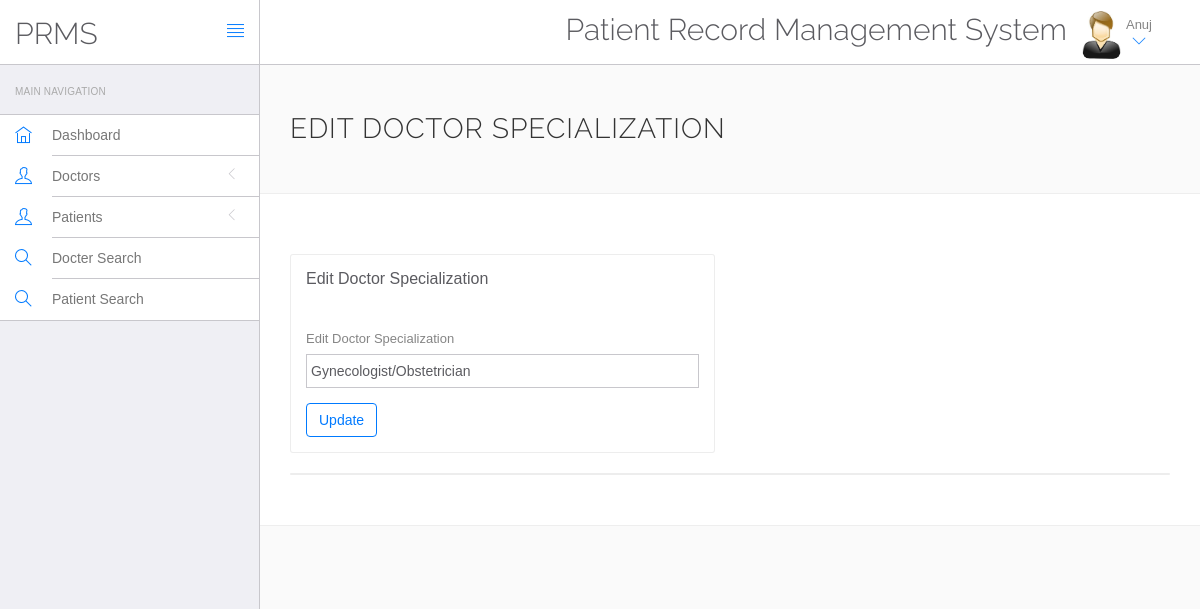
Screenshot of /hms/doctor/edit-doctor-specialization.php?id=1 (signed in) with the database file from the repository.
### tables this page shows
CREATE TABLE `doctors` (
  `id` int(11) NOT NULL,
  `specilization` varchar(255) DEFAULT NULL,
  `doctorName` varchar(255) DEFAULT NULL,
  `address` longtext DEFAULT NULL,
  `docFees` varchar(255) DEFAULT NULL,
  `contactno` bigint(11) DEFAULT NULL,
  `docEmail` varchar(255) DEFAULT NULL,
  `password` varchar(255) DEFAULT NULL,
  `creationDate` timestamp NULL DEFAULT current_timestamp(),
  `updationDate` timestamp NULL DEFAULT current_timestamp()
);

CREATE TABLE `doctorspecilization` (
  `id` int(11) NOT NULL,
  `specilization` varchar(255) DEFAULT NULL,
  `creationDate` timestamp NULL DEFAULT current_timestamp(),
  `updationDate` timestamp NULL DEFAULT current_timestamp()
);

### hms/doctor/edit-doctor-specialization.php (the view, shortened to what this page needs)
<?php
include('include/config.php');
?>
<!DOCTYPE html>
<html lang="en">
	<head>
		<link rel="stylesheet" href="vendor/bootstrap/css/bootstrap.min.css">
		<link rel="stylesheet" href="vendor/fontawesome/css/font-awesome.min.css">
		<link rel="stylesheet" href="vendor/themify-icons/themify-icons.min.css">
		<link href="vendor/animate.css/animate.min.css" rel="stylesheet" media="screen">
		<link href="vendor/perfect-scrollbar/perfect-scrollbar.min.css" rel="stylesheet" media="screen">
		<link href="vendor/switchery/switchery.min.css" rel="stylesheet" media="screen">
		<link href="vendor/bootstrap-touchspin/jquery.bootstrap-touchspin.min.css" rel="stylesheet" media="screen">
		<link href="vendor/select2/select2.min.css" rel="stylesheet" media="screen">
		<link href="vendor/bootstrap-datepicker/bootstrap-datepicker3.standalone.min.css" rel="stylesheet" media="screen">
		<link href="vendor/bootstrap-timepicker/bootstrap-timepicker.min.css" rel="stylesheet" media="screen">
		<link rel="stylesheet" href="assets/css/styles.css">
		<link rel="stylesheet" href="assets/css/plugins.css">
		<link rel="stylesheet" href="assets/css/themes/theme-1.css" id="skin_color" />
	</head>
	<body>
		<div id="app">
<?php include('include/sidebar.php');?>
			<div class="app-content">
						<?php include('include/header.php');?>
				<div class="main-content" >
					<div class="wrap-content container" id="container">
						<section id="page-title">
							<div class="row">
								<div class="col-sm-8">
									<h1 class="mainTitle">Edit Doctor Specialization</h1>
																	</div>
							</div>
						</section>
						<div class="container-fluid container-fullw bg-white">
							<div class="row">
								<div class="col-md-12">
									<div class="row margin-top-30">
										<div class="col-lg-6 col-md-12">
											<div class="panel panel-white">
												<div class="panel-heading">
													<h5 class="panel-title">Edit Doctor Specialization</h5>
												</div>
												<div class="panel-body">
													<form role="form" name="dcotorspcl" method="post" >
														<div class="form-group">
															<label for="exampleInputEmail1">
																Edit Doctor Specialization
															</label>
	<?php
$id=intval($_GET['id']);
	$sql=mysqli_query($con,"select * from doctorSpecilization where id='$id'");
while($row=mysqli_fetch_array($sql))
{
	?>		<input type="text" name="doctorspecilization" class="form-control" value="<?php echo $row['specilization'];?>" >
	<?php } ?>
														</div>
														<button type="submit" name="submit" class="btn btn-o btn-primary">
															Update
														</button>
													</form>
												</div>
											</div>
										</div>
											</div>
										</div>
									<div class="col-lg-12 col-md-12">
											<div class="panel panel-white">
											</div>
										</div>
									</div>
								</div>
							</div>
						</div>
					</div>
				</div>
	</body>
</html>

### hms/doctor/include/header.php (shortened to what this page needs)
<header class="navbar navbar-default navbar-static-top">
					<div class="navbar-header">
						<a class="navbar-brand" href="#">
							<h2 style="padding-top:20% ">PRMS</h2>
						</a>
						<a href="#" class="sidebar-toggler pull-right visible-md visible-lg" data-toggle-class="app-sidebar-closed" data-toggle-target="#app">
							<i class="ti-align-justify"></i>
						</a>
					</div>
					<div class="navbar-collapse collapse">
						<ul class="nav navbar-right">
								<li  style="padding-top:2% ">
								<h2>Patient Record Management System</h2>
							</li>
							<li class="dropdown current-user">
								<a href class="dropdown-toggle" data-toggle="dropdown">
									<img src="assets/images/images.jpg" > <span class="username">
									<?php $query=mysqli_query($con,"select doctorName from doctors where id='".$_SESSION['id']."'");
while($row=mysqli_fetch_array($query))
{
	echo $row['doctorName'];
}
									?> <i class="ti-angle-down"></i></i></span>
								</a>
							</li>
						</ul>
					</div>
				</header>

### hms/doctor/assets/css/themes/theme-1.css (style rules this page uses)
body { background: #FAFAFA; }
header .navbar-header { background: #ffffff !important; border-right-color: #c8c7cc !important; border-bottom-color: #c8c7cc !important; }
header .navbar-header .sidebar-toggler, header .navbar-header .sidebar-mobile-toggler { color: #007aff !important; }
header .navbar-header .navbar-brand { color: #777 !important; }
header .navbar-collapse { background: #ffffff !important; border-bottom-color: #c8c7cc !important; box-shadow: none !important; }
header .navbar-collapse .navbar-right > li > a { color: #777; }
header .navbar-collapse .navbar-right > li > a i { color: #007aff !important; }

### rows the page displays
doctors: doctorName "Anuj"
doctorspecilization: doctorspecilization "Gynecologist/Obstetrician"
